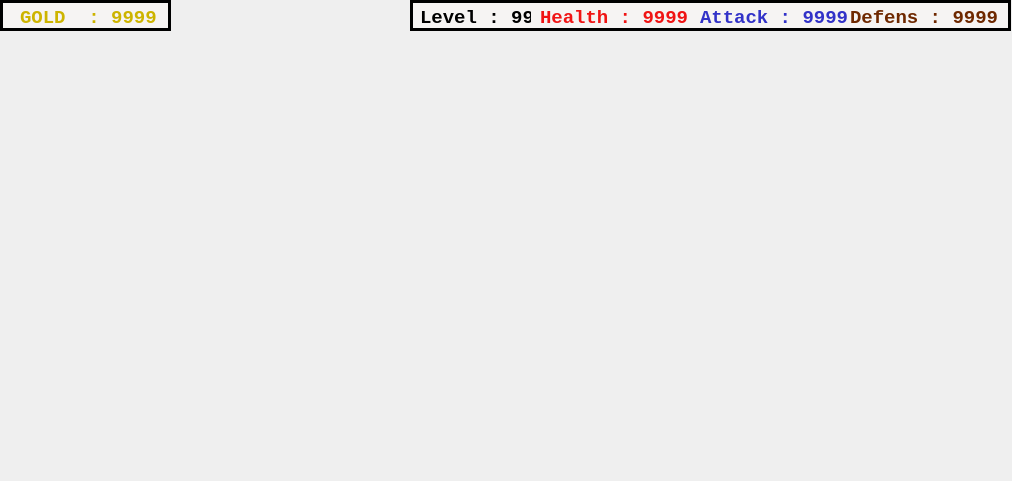
<?xml version="1.0" encoding="UTF-8"?>
<ui version="4.0">
 <class>OrcCamp</class>
 <widget class="QDialog" name="OrcCamp">
  <property name="geometry">
   <rect>
    <x>0</x>
    <y>0</y>
    <width>1012</width>
    <height>481</height>
   </rect>
  </property>
  <property name="sizePolicy">
   <sizepolicy hsizetype="Fixed" vsizetype="Fixed">
    <horstretch>0</horstretch>
    <verstretch>0</verstretch>
   </sizepolicy>
  </property>
  <property name="windowTitle">
   <string>Dialog</string>
  </property>
  <widget class="QFrame" name="frame">
   <property name="geometry">
    <rect>
     <x>0</x>
     <y>0</y>
     <width>171</width>
     <height>31</height>
    </rect>
   </property>
   <property name="maximumSize">
    <size>
     <width>1200</width>
     <height>600</height>
    </size>
   </property>
   <property name="styleSheet">
    <string notr="true">background-color:rgb(246, 244, 243)</string>
   </property>
   <property name="frameShape">
    <enum>QFrame::Box</enum>
   </property>
   <property name="frameShadow">
    <enum>QFrame::Plain</enum>
   </property>
   <property name="lineWidth">
    <number>3</number>
   </property>
   <property name="midLineWidth">
    <number>4</number>
   </property>
   <widget class="QLabel" name="AmountOfGold">
    <property name="geometry">
     <rect>
      <x>20</x>
      <y>10</y>
      <width>141</width>
      <height>16</height>
     </rect>
    </property>
    <property name="font">
     <font>
      <family>Courier New</family>
      <pointsize>14</pointsize>
      <weight>75</weight>
      <bold>true</bold>
     </font>
    </property>
    <property name="styleSheet">
     <string notr="true">color:rgb(205,180,0)</string>
    </property>
    <property name="text">
     <string>GOLD  : 9999</string>
    </property>
    <property name="alignment">
     <set>Qt::AlignLeading|Qt::AlignLeft|Qt::AlignVCenter</set>
    </property>
   </widget>
  </widget>
  <widget class="QFrame" name="StatsTable">
   <property name="geometry">
    <rect>
     <x>410</x>
     <y>0</y>
     <width>601</width>
     <height>31</height>
    </rect>
   </property>
   <property name="maximumSize">
    <size>
     <width>1200</width>
     <height>600</height>
    </size>
   </property>
   <property name="styleSheet">
    <string notr="true">background-color:rgb(246, 244, 243)</string>
   </property>
   <property name="frameShape">
    <enum>QFrame::Box</enum>
   </property>
   <property name="frameShadow">
    <enum>QFrame::Plain</enum>
   </property>
   <property name="lineWidth">
    <number>3</number>
   </property>
   <property name="midLineWidth">
    <number>4</number>
   </property>
   <widget class="QLabel" name="AmountOfDef">
    <property name="geometry">
     <rect>
      <x>440</x>
      <y>10</y>
      <width>151</width>
      <height>16</height>
     </rect>
    </property>
    <property name="font">
     <font>
      <family>Courier New</family>
      <pointsize>14</pointsize>
      <weight>75</weight>
      <bold>true</bold>
     </font>
    </property>
    <property name="styleSheet">
     <string notr="true">color:rgb(110,40,0)</string>
    </property>
    <property name="text">
     <string>Defens : 9999</string>
    </property>
    <property name="alignment">
     <set>Qt::AlignLeading|Qt::AlignLeft|Qt::AlignVCenter</set>
    </property>
   </widget>
   <widget class="QLabel" name="AmountOfAttack">
    <property name="geometry">
     <rect>
      <x>290</x>
      <y>10</y>
      <width>151</width>
      <height>16</height>
     </rect>
    </property>
    <property name="font">
     <font>
      <family>Courier New</family>
      <pointsize>14</pointsize>
      <weight>75</weight>
      <bold>true</bold>
     </font>
    </property>
    <property name="styleSheet">
     <string notr="true">color:rgb(50,50,200)</string>
    </property>
    <property name="text">
     <string>Attack : 9999</string>
    </property>
    <property name="alignment">
     <set>Qt::AlignLeading|Qt::AlignLeft|Qt::AlignVCenter</set>
    </property>
   </widget>
   <widget class="QLabel" name="AmountOfHp">
    <property name="geometry">
     <rect>
      <x>130</x>
      <y>10</y>
      <width>151</width>
      <height>16</height>
     </rect>
    </property>
    <property name="font">
     <font>
      <family>Courier New</family>
      <pointsize>14</pointsize>
      <weight>75</weight>
      <bold>true</bold>
     </font>
    </property>
    <property name="styleSheet">
     <string notr="true">color:	rgb(240,20,20)</string>
    </property>
    <property name="text">
     <string>Health : 9999</string>
    </property>
    <property name="alignment">
     <set>Qt::AlignLeading|Qt::AlignLeft|Qt::AlignVCenter</set>
    </property>
   </widget>
   <widget class="QLabel" name="AmountOfLevel">
    <property name="geometry">
     <rect>
      <x>10</x>
      <y>10</y>
      <width>111</width>
      <height>16</height>
     </rect>
    </property>
    <property name="font">
     <font>
      <family>Courier New</family>
      <pointsize>14</pointsize>
      <weight>75</weight>
      <bold>true</bold>
     </font>
    </property>
    <property name="styleSheet">
     <string notr="true"/>
    </property>
    <property name="text">
     <string>Level : 99</string>
    </property>
    <property name="alignment">
     <set>Qt::AlignLeading|Qt::AlignLeft|Qt::AlignVCenter</set>
    </property>
   </widget>
  </widget>
 </widget>
 <resources/>
 <connections/>
</ui>
